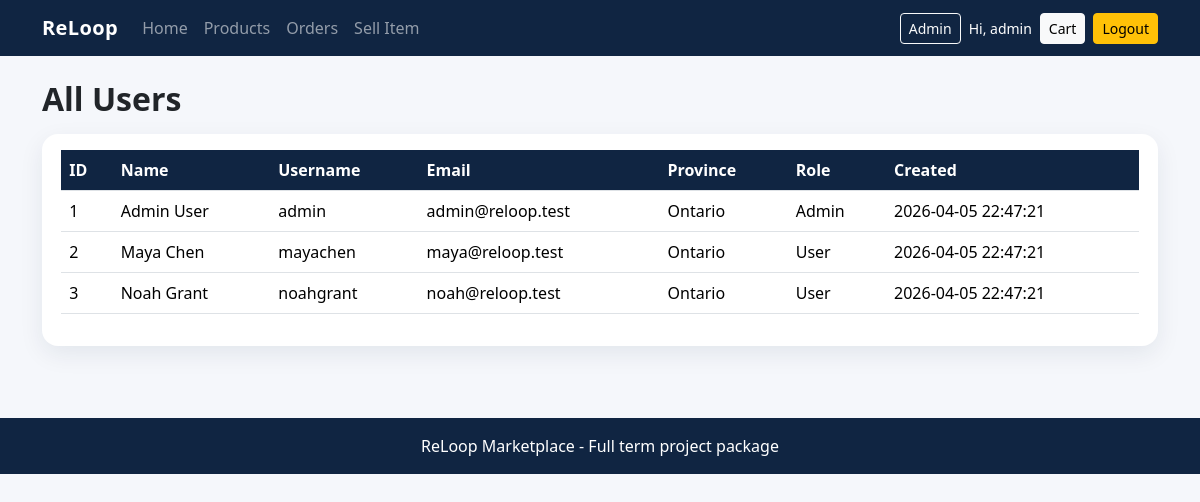
/users.php (signed in), run on the app's committed database.
### tables this page shows
CREATE TABLE users (
  id INT AUTO_INCREMENT PRIMARY KEY,
  first_name VARCHAR(100) NOT NULL,
  last_name VARCHAR(100) NOT NULL,
  username VARCHAR(100) NOT NULL UNIQUE,
  email VARCHAR(150) NOT NULL UNIQUE,
  password_hash VARCHAR(255) NOT NULL,
  address VARCHAR(255) NOT NULL,
  city VARCHAR(100) NOT NULL,
  province VARCHAR(100) NOT NULL,
  is_admin TINYINT(1) NOT NULL DEFAULT 0,
  created_at TIMESTAMP DEFAULT CURRENT_TIMESTAMP
);

### helpers.php (called while the page is built)
<?php
function e($value) { return htmlspecialchars((string)$value, ENT_QUOTES, 'UTF-8'); }
?>

### users.php (the view, shortened to what this page needs)
<?php
require_once '../db/conn.php';
require_once '../includes/header.php';
$users = $conn->query("SELECT id, first_name, last_name, username, email, province, is_admin, created_at FROM users ORDER BY created_at DESC");
?>
<h2 class="section-title">All Users</h2>
<div class="panel">
  <table class="table">
    <thead><tr><th>ID</th><th>Name</th><th>Username</th><th>Email</th><th>Province</th><th>Role</th><th>Created</th></tr></thead>
    <tbody>
      <?php while ($u = $users->fetch_assoc()): ?>
        <tr>
          <td><?php echo (int)$u['id']; ?></td>
          <td><?php echo e($u['first_name'] . ' ' . $u['last_name']); ?></td>
          <td><?php echo e($u['username']); ?></td>
          <td><?php echo e($u['email']); ?></td>
          <td><?php echo e($u['province']); ?></td>
          <td><?php echo $u['is_admin'] ? 'Admin' : 'User'; ?></td>
          <td><?php echo e($u['created_at']); ?></td>
        </tr>
      <?php endwhile; ?>
    </tbody>
  </table>
</div>
<?php require_once '../includes/footer.php'; ?>

### style.css (style rules this page uses)
body { background:#f5f7fb;min-height:100vh }
.section-title { font-weight:700;margin-bottom:1rem }
.panel { background:#fff;border-radius:16px;padding:1rem 1.2rem;box-shadow:0 8px 24px rgba(16,37,66,.08) }
.table thead th { background:#102542;color:#fff }

### data on the page
users: id "1", first_name+last_name "Admin User", username "admin", email "admin@reloop.test", province "Ontario", is_admin "Admin", created_at "2026-04-05 22:47:21"
users: id "2", first_name+last_name "Maya Chen", username "mayachen", email "maya@reloop.test", province "Ontario", is_admin "User", created_at "2026-04-05 22:47:21"
users: id "3", first_name+last_name "Noah Grant", username "noahgrant", email "noah@reloop.test", province "Ontario", is_admin "User", created_at "2026-04-05 22:47:21"

### other printed values
$_SESSION['username'] "admin"
